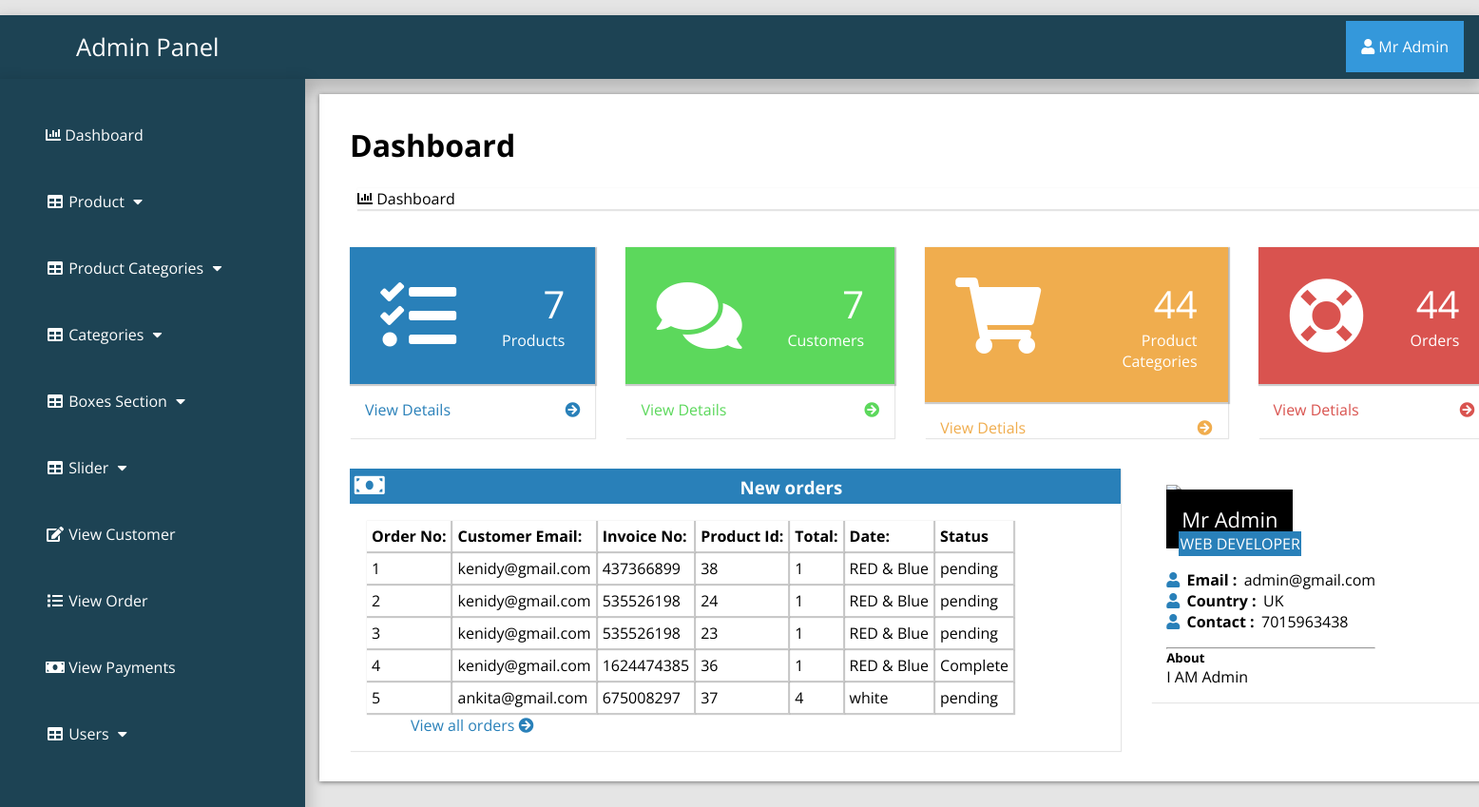
The page /admin_area/index.php?dashboard (signed in) on the database its author committed.
### tables this page shows
CREATE TABLE `customer_order` (
  `order_id` int(10) NOT NULL,
  `customer_id` int(10) NOT NULL,
  `product_id` int(100) NOT NULL,
  `due_amount` int(100) NOT NULL,
  `invoice_no` int(100) NOT NULL,
  `qty` int(10) NOT NULL,
  `size` text NOT NULL,
  `order_date` timestamp NOT NULL DEFAULT current_timestamp() ON UPDATE current_timestamp(),
  `order_status` text NOT NULL
);

CREATE TABLE `customers` (
  `customer_id` int(100) NOT NULL,
  `customer_name` varchar(255) NOT NULL,
  `customer_email` varchar(255) NOT NULL,
  `customer_pass` varchar(255) NOT NULL,
  `customer_country` text NOT NULL,
  `customer_city` text NOT NULL,
  `customer_contact` varchar(255) NOT NULL,
  `customer_address` text NOT NULL,
  `customer_image` text NOT NULL,
  `customer_ip` varchar(255) NOT NULL
);

### admin_area/dashboard.php (the view, shortened to what this page needs)
<?php
if (!isset($_SESSION['admin_email'])){
  echo "<script>window.open('login.php','_self')</script>";
  }else{
?>
<div class="row">
<div class="col-lg-12">
	<h1 class="page-header">Dashboard</h1>
	<ol class="breadcrumb">
		<li class="active"><i class="fa fa-bar-chart"></i> Dashboard </li>
	</ol>
  </div>
 <div class="row1">
 	<div class="col-lg-3 col-md-6">
 		<div class="panel panel-primary">
 			<div class="panel-heading">
 				<div class="row2">
 					<div class="col-xs-3">
 						<i class="fa fa-tasks fa-5x"></i>
 					</div>
 					<div class="col-xs-9 text-right">
 						<div class="huge"> <?php echo $count_pro ?> </div>
 						<div>Products</div>
 					</div>
 				</div>
 			</div>
 			<a href="index.php?view_product">
 				<div class="panel-footer">
 					<span class="pull-left"> View Details </span>
 					<span class="pull-right"> <i class="fa fa-arrow-circle-right"> </i></span>
 				</div>
 			</a>
 		</div>
 	</div>
 	<div class="col-lg-3 col-md-6">
 		<div class="panel panel-green">
 			<div class="panel-heading">
 				<div class="row2">
 					<div class="col-xs-3">
 						<i class="fa fa-comments fa-5x"></i>
 					</div>
 					<div class="col-xs-9 text-right">
 						<div class="huge"> <?php echo $count_cust ?> </div>
 						<div>Customers </div>
 					</div>
 				</div>
 			</div>
 			<a href="index.php?view_customer">
 				<div class="panel-footer">
 					<span class="pull-left"> View Details </span>
 					<span class="pull-right"> <i class="fa fa-arrow-circle-right"></i> </span>
 				</div>
 			</a>
 		</div>
 	</div>
 	<div class="col-lg-3 col-md-6">
 		<div class="panel panel-yellow">
 			<div class="panel-heading">
 				<div class="row2">
 					<div class="col-xs-3"> <i class="fa fa-shopping-cart fa-5x"></i>
 					</div>
 					<div class="col-xs-9 text-right">
 						<div class="huge"> <?php echo $count_p_cat ?> </div>
 						<div>Product Categories</div>
 					</div>
 				</div>
 			</div>
 			<a href="index.php?view_product_cat">
 				<div class="panel-footer">
 					<span class="pull-left"> View Detials </span>
 					<span class="pull-right"> <i class="fa fa-arrow-circle-right"></i> </span>
 				</div>
 			</a>
 		</div>
 	</div>
 	<div class="col-lg-3 col-md-6">
 		<div class="panel panel-red">
 			<div class="panel-heading">
 				<div class="row2">
 					<div class="col-xs-3"><i class="fa fa-support fa-5x"></i>
 			</div>
 			<div class="col-xs-9 text-right">
 				<div class="huge"> <?php echo $count_order ?> </div>
 				<div> Orders </div>
 			</div>
 		</div>
 	</div>
 	<a href="index.php?view_order">
 		<div class="panel-footer">
 					<span class="pull-left"> View Detials </span>
 					<span class="pull-right"> <i class="fa fa-arrow-circle-right"> </i> </span>
 				</div>
 	</a>
 </div>
</div>
</div>
<div class="row1">
	<div class="col-lg-8">
		<div class="panel panel-primary">
			<div class="panel-heading">
				<h3 class="panel-title">
					<i class="fa fa-money fa-fw"></i> New orders
				</h3>
			</div>
			<div class="panel-body">
				<div class="table-responsive">
					<table class="table table-bordered table-hover table-striped">
						<thead>
							<tr>
								<th>Order No:</th>
								<th>Customer Email:</th>
								<th>Invoice No:</th>
								<th>Product Id:</th>
								<th>Total:</th>
								<th>Date:</th>
								<th>Status</th>
							</tr>
						</thead>
						<tbody>
							<?php
                              $i=0;
                              $get_order="select * from customer_order order by 1 DESC LIMIT 0,5";
                              $run_order=mysqli_query($con,$get_order);
                              while ($row_order=mysqli_fetch_array($run_order)) {
                              	  $customer_id=$row_order['customer_id'];
                              	  $product_id=$row_order['product_id'];
                              	  $invoice_no=$row_order['invoice_no'];
                              	  $qty=$row_order['qty'];
                              	  $size=$row_order['size'];
                              	  $status=$row_order['order_status'];
                                $i++;
							  ?>
							<tr>
								<td><?php echo $i ?></td>
								<td>
									<?php
								$get_cust="select * from customers where customer_id='$customer_id'";
								$run_cust=mysqli_query($con,$get_cust);
								$row_customer=mysqli_fetch_array($run_cust);
								$customer_email=$row_customer['customer_email'];
								echo $customer_email;
								?>
								</td>
								<td><?php echo $invoice_no; ?></td>
								<td><?php echo $product_id; ?></td>
								<td><?php echo $qty; ?></td>
								<td><?php echo $size; ?></td>
								<td><?php echo $status ?></td>
							</tr>
						     <?php } ?>
						</tbody>
					</table>
				</div>
				<div class="text-right">
					<a href="index.php?view_order"> View all orders
						<i class="fa fa-arrow-circle-right"></i>
						 </a>
				</div>
			</div>
		</div>
	</div>
	<div class="col-md-4">
		<div class="panel">
			<div class="panel-body">
				<div class="thumb-info mb-md">
					<div class="thumb-info-title">
						<span class="thumb-info-inner"><?php echo $admin_name; ?></span><br>
						<span class="thumb-info-type"><?php echo $admin_job ?></span>
					</div>
				</div>
				<div class="mb-md">
					<div class="widget-content-expanded">
						<i class="fa fa-user"></i> <span>Email : </span> <?php echo $admin_email ?> <br>
						<i class="fa fa-user"></i> <span>Country : </span> <?php echo $admin_country ?> <br>
						<i class="fa fa-user"></i> <span>Contact : </span> <?php echo $admin_contact?> <br>
					</div>
				<hr class="dotted short">
				<h5 class="text-muted">About</h5>
				<p><?php echo $admin_about ?></p>
			</div>
		</div>
	</div>
</div>
</div>
</div>
<?php } ?>

### admin_area/includes/sidebar.php (shortened to what this page needs)
<?php
if (!isset($_SESSION['admin_email'])){
  echo "<script>window.open('login.php','_self')</script>";
  }else{
?>
<nav class="navbar navbar-inverse navbar-fixed-top" >
	<div class="navbar-header">
		<a href="index.php?dashboard" class="navbar-brand"><span>Admin Panel</span></a>
	</div>
		<div class="dropdown">
		 <button onclick="myFunction()" class="dropbtn"><i class="fa fa-user"></i> <?php echo $admin_name; ?></a></button>
		</div>
	<div class="collapse navbar-collapse navbar-ex1-collapse">
	<ul class="nav navbar-nav side-nav">
  <li>
    <a href="index.php?dashboard"><i class="fa fa-bar-chart"></i> Dashboard</a>
  </li>
  <li class="button-dropdown" id="#products">
    <a href="#" class="dropdown-toggle" data-toggle="collapse" data-target="#products"><i class="fa fa-fw fa-table"></i> Product <i class="fa fa-fw fa-caret-down"></i></a>
  </li>
  <li class="button-dropdown" id="#products_cat">
    <a href="#" class="dropdown-toggle" data-toggle="collapse" data-target="#products_cat"><i class="fa fa-fw fa-table"></i> Product Categories <i class="fa fa-fw fa-caret-down"></i></a>
  </li>
  <li class="button-dropdown" id="#category">
    <a href="#" class="dropdown-toggle" data-toggle="collapse" data-target="#category"><i class="fa fa-fw fa-table"></i> Categories <i class="fa fa-fw fa-caret-down"></i></a>
  </li>
<li class="button-dropdown" >
  <a href="#" class="dropdown-toggle" data-toggle="collapse" data-target="#boxes">
    <i class="fa fa-fw fa-table"></i> Boxes Section <i class="fa fa-fw fa-caret-down"></i>
  </a>
</li>
  <li class="button-dropdown">
    <a href="#" class="dropdown-toggle" data-toggle="collapse" data-target="#slider"><i class="fa fa-fw fa-table"></i>  Slider <i class="fa fa-fw fa-caret-down"></i></a>
  </li>
  <li>
  	<a href="index.php?view_customer">
  		<i class="fa fa-fw fa-edit"></i> View Customer
  	</a>
  </li>
  <li>
  	<a href="index.php?view_order">
  		<i class="fa fa-fw fa-list"></i> View Order
  	</a>
  </li>
  <li>
  	<a href="index.php?view_payments">
  		<i class="fa fa-fw fa-money"></i> View Payments
  	</a>
  </li>
  <li class="button-dropdown">
    <a href="#" class="dropdown-toggle" data-toggle="collapse" data-target="#users"><i class="fa fa-fw fa-table"></i>  Users <i class="fa fa-fw fa-caret-down"></i></a>
  </li>
</ul>
</div>
</nav>
<?php } ?>

### admin_area/css/style.css (style rules this page uses)
:root { --blue:#2980b9; }
body { margin-top: ; }
* { font-family: 'Open Sans', sans-serif; margin:0; padding:0; box-sizing: border-box; text-decoration: none; transition: all .2s cubic-bezier(.37,1.14,.26,1.24); }
html { background-color: rgba(0,0,0,.1); }
.navbar-fixed-top { background:#1d4354; padding: 1rem; margin-top: 1rem; box-shadow: 0px 8px 16px 4px rgba(0,0,0,0.2); margin-left: ; margin-right: ; }
.navbar-fixed-top a span { margin-left: 4rem; }
.navbar-fixed-top .navbar-brand { font-size: 1.6rem; color: #ffffff; }
.dropbtn { background-color: #3498DB; color: white; padding: 16px; font-size: 16px; border: none; cursor: pointer; }
.dropdown { position: relative; display: inline-block; float: right; margin-top: -2.8rem; }
.nav { position: absolute; top: 51px; margin-top: 32px; width: auto; height: 110%; border-radius: 0; display: block; background-color: #1d4354; bottom: 0; overflow: hidden; padding-bottom: 40px; box-shadow: 0px 8px 16px 4px rgba(0,0,0,0.2); margin-left: -1rem; }
.nav>li>a { width: 225px; display: block; color: #ffffff; margin: 3rem; }
.row { width: 81.2%; background-color: #ffffff; margin: auto; margin-left: 21rem; margin-top: 1rem; padding: 1rem; display: ; }
.row h1 { margin: 1rem; }
.row ol { list-style-type: none; margin: 1.5rem; box-shadow: 1px 1px 1px 1px rgba(0.1,0.1,0.1,0.1); }
.row1 { display: flex; background-color:; }
.col-lg-3 { display: inline-flex; }
.panel { text-align: left; box-shadow: 1px 1px 1px 0px rgba(0.1,0.1,0.1,0.1); margin: 1rem; background-color: #ffffff; padding: rem; }
.panel-footer { box-shadow: 1px 1px 1px 0px rgba(0.1,0.1,0.1,0.1); font-size: 1rem; margin: 1rem; }
.panel-footer span { margin:rem; }
.huge { font-size: 2.5rem; }
.row2 { display: flex; padding: 2rem; color: #ffffff; box-shadow: 1px 1px 1px 1px rgba(0.1,0.1,0.1,0.2); }
.text-right { text-align: right; margin-left: 3rem; }
.panel-primary .row2 { background-color: #2980b9; }
.panel-primary a { color: #2980b9; }
.panel-green .row2 { background-color: #5cd85c; }
.panel-green a { color: #5cd85c; }
.panel-yellow .row2 { background-color: #f0ad4e; color: #fff; }
.panel-yellow a { color: #f0ad4e; }
.panel-red .row2 { background-color: #d9534f; }
.panel-red a { color: #d9534f; }
.panel-heading .panel-title { background-color: #2980b9; color: #ffffff; padding: .3rem; }
.table-responsive .table-striped th { padding: 5px; box-shadow: 1px 1px 1px 1px rgba(0.1,0.1,0.1,0.2); }
.table-responsive .table-striped tbody td { box-shadow: 1px 1px 1px 1px rgba(0.1,0.1,0.1,0.2); padding:5px; }
.thumb-info-title .thumb-info-inner { background: #000; color: #ffffff; padding: 1rem; font-size: 22px; }
.thumb-info-title .thumb-info-type { background:#2980b9; padding:.1rem; color: #ffffff; margin-left: .8rem; }
.mb-md .widget-content-expanded { margin-top: 1rem; margin-bottom: 1rem; }
.mb-md .widget-content-expanded span { font-weight: bold; margin: .2rem; }
.mb-md .widget-content-expanded i { color:#2980b9; }
.row { list-style: none; box-shadow: 0 1px 5px rgba(0, 0, 0, 0.5); }
.row .fa-money { font-size: 1.6rem; width: 50%; text-align: left; }
.panel-body { display: flex; align-items: center; justify-content: left; padding: 1rem; flex-wrap: wrap; }

### rows shown on the page
customer_order: customer.customer_email "kenidy@gmail.com", invoice_no "437366899", product "38", qty "1", size "RED & Blue", order_status "pending"
customer_order: customer.customer_email "kenidy@gmail.com", invoice_no "535526198", product "24", qty "1", size "RED & Blue", order_status "pending"
customer_order: customer.customer_email "kenidy@gmail.com", invoice_no "535526198", product "23", qty "1", size "RED & Blue", order_status "pending"
customer_order: customer.customer_email "kenidy@gmail.com", invoice_no "1624474385", product "36", qty "1", size "RED & Blue", order_status "Complete"
customer_order: customer.customer_email "ankita@gmail.com", invoice_no "675008297", product "37", qty "4", size "white", order_status "pending"

### other values the page prints
$admin_name "Mr Admin"
$count_pro "7"
$count_cust "7"
$count_p_cat "44"
$count_order "44"
$admin_job "WEB DEVELOPER"
$admin_email "admin@gmail.com"
$admin_country "UK"
$admin_contact "7015963438"
$admin_about "I AM Admin"
